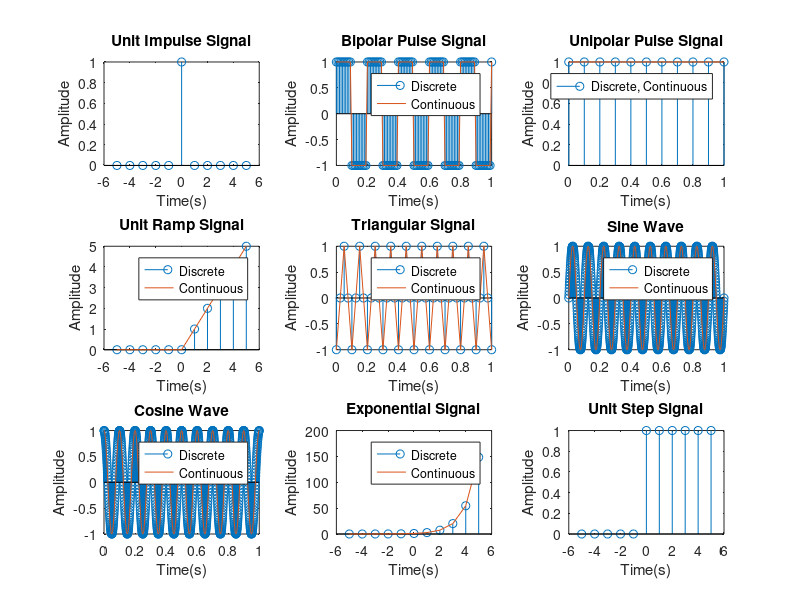

MATLAB code for this plot:
 clc;
 clear all; 
close all;
 subplot(3,3,1); 
t = -5:1:5; 
y = [zeros(1,5),ones(1,1),zeros(1,5)]; 
stem(t,y); xlabel("Time(s)"); 
ylabel("Amplitude"); 
title("Unit Impulse Signal"); 
 
subplot(3,3,2);
 t2 = 0:0.01:1;
 f = 5; 
y2 = square(2*pi*f*t2); 
stem(t2,y2); 
hold on; 
plot(t2,y2);
 xlabel("Time(s)");
 ylabel("Amplitude"); 
title("Bipolar Pulse Signal");
 legend("Discrete","Continuous"); 
 
subplot(3,3,3); 
t3 = 0:0.1:1; 
f = 5;
 y3 = abs(square(2*pi*f*t3)); 
stem(t3,y3); 
hold on; 
plot(t3,y3); 
xlabel("Time(s)"); 
ylabel("Amplitude"); 
title("Unipolar Pulse Signal"); 
legend("Discrete, Continuous"); 
 
subplot(3,3,4);
 t4 = -5:1:5; 
y4 = t4 .*(t4>=0); stem(t4,y4);
 hold on; 
plot(t4,y4); 
xlabel("Time(s)"); 
ylabel("Amplitude"); 
title("Unit Ramp Signal"); 
legend("Discrete","Continuous"); 
 subplot(3,3,5);
 t5 = 0:0.025:1;
 f = 10; 
y5 = sawtooth(2*pi*f*t5,0.5);
 stem(t5,y5);
 hold on; 
plot(t5,y5); 
xlabel("Time(s)"); 
ylabel("Amplitude"); 
title("Triangular Signal"); 
legend("Discrete","Continuous"); 
 
subplot(3,3,6); 
t6 = 0:0.001:1; 
f = 10;
 y6 = sin(2*pi*f*t6); 
stem(t6,y6); 
hold on;
 plot(t6,y6); 
xlabel("Time(s)"); 
ylabel("Amplitude"); 
title("Sine Wave"); 
legend("Discrete","Continuous"); 
 
subplot(3,3,7); 
t7 = 0:0.001:1; 
f = 10; 
y7 = cos(2*pi*f*t7); 
stem(t7,y7); 
hold on; 
plot(t7,y7);
 xlabel("Time(s)");
 ylabel("Amplitude");
 title("Cosine Wave"); 
legend("Discrete","Continuous"); 
 
subplot(3,3,8);
 t8 = -5:1:5;
 y8 = exp(t8);
 stem(t8,y8);
 hold on; 
plot(t8,y8); 
xlabel("Time(s)");
 ylabel("Amplitude");
 title("Exponential Signal"); 
legend("Discrete","Continuous"); 
 
subplot(3,3,9); 
t9 = -5:1:5; 
y9 = [zeros(1,5),ones(1,6)]; 
stem(t9,y9); 
xlabel("Time(s)");
 ylabel("Amplitude"); 
title("Unit Step Signal"); 


